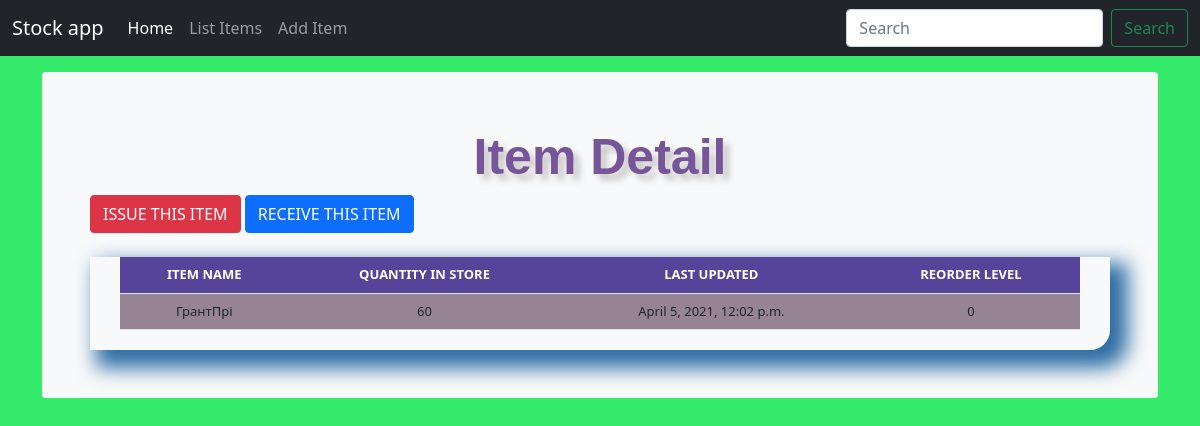
The page /item_detail/19/ on the database its author committed.
### itemstore/models.py (models this page shows, shortened)
class Stock(models.Model):
    category = models.ForeignKey(Category, on_delete=models.CASCADE, blank=True)
    item_name = models.CharField(max_length=200, blank=True, null=True)
    quantity = models.IntegerField(default="0", blank=True, null=True)
    receive_quantity = models.IntegerField(default='0', blank=True, null=True)
    receive_by = models.CharField(max_length=50, blank=True, null=True)
    issue_quantity = models.IntegerField(default='0', blank=True, null=True)
    issue_by = models.CharField(max_length=50, blank=True, null=True)
    issue_to = models.CharField(max_length=50, blank=True, null=True)
    phone_number = models.CharField(max_length=50, blank=True, null=True)
    created_by = models.CharField(max_length=50, blank=True, null=True)
    reorder_level = models.IntegerField(default='0', blank=True, null=True)
    last_updated = models.DateTimeField(auto_now_add=False, auto_now=True)
    created_time = models.DateTimeField(auto_now_add=True, auto_now=False)

### itemstore/views.py (the view)
# urls.py: path('item_detail/<str:pk>/', views.item_detail, name="item_detail"),
def item_detail(request, pk):
    items = Stock.objects.get(id=pk)
    context = {
        "title": items.item_name,
        "items": items,
        "h1": "Item Detail"
    }
    return render(request, "itemstore/item_detail.html", context)

### itemstore/templates/itemstore/item_detail.html (shortened to what this page needs)
{% load static %}
{% load crispy_forms_tags %}
<!DOCTYPE html>
<html lang="en">
  <head>
<link href="https://cdn.jsdelivr.net/npm/bootstrap@5.0.0-beta3/dist/css/bootstrap.min.css" rel="stylesheet">
<link type="text/css" href="{%static 'itemstore/css/style.css' %}" rel="stylesheet"/>
    <link href="{% static 'itemstore/css/navbar-top-fixed.css'%}" rel="stylesheet">
  </head>
  <body>
{% include 'itemstore/navbar.html' %}
<main class="container">
  <div class="bg-light p-5 rounded">
    <div class="header">{{h1}}</div>
      <a href="{% url 'issue_items' items.id %}"><div class='btn btn-danger'>ISSUE THIS ITEM</div></a>
      <a href="{% url 'receive_items' items.id %}"><div class='btn btn-primary'>RECEIVE THIS ITEM</div></a>
      <br><br>
        <div class="display_table">
            <table class='table'>
                <tr>
                    <th>ITEM NAME</th>
                    <th>QUANTITY IN STORE</th>
                    <th>LAST UPDATED</th>
                    <th>REORDER LEVEL</th>
                </tr>
                <tr>
                    <td>{{items.item_name}}</td>
                    <td>{{items.quantity}}</td>
                    <td>{{items.last_updated}}</td>
                    <td>{{items.reorder_level}}</td>
                </tr>
            </table>
        </div>
  </div>
</main>
  </body>
</html>

### itemstore/static/itemstore/css/style.css (style rules this page uses)
body { background-color: #34eb6b; }
.table { font-size: 13px; text-align: center; width: 95%; margin: auto; text-align: center; }
.table tr:nth-child(odd) { background: #549 }
.table tr:nth-child(even) { background: #968394 }
th { background-color: #999; color: white; }
tr { background-color: #999; }
.display_table { border-bottom-right-radius: 20px; padding-left: 5px; padding-right: 5px; padding-bottom: 20px; box-shadow: 12px 12px 20px 6px #2e6da4; }
.header { font-family: helvetica; color: #759; font-size: 50px; text-align: center; width: 100%; text-shadow: 6px 6px 6px #c9c6c6; display: block; font-weight: bolder; }

### itemstore/static/itemstore/css/navbar-top-fixed.css (style rules this page uses)
body { min-height: 75rem; padding-top: 4.5rem; }

### rows shown on the page
Stock: item_name "ГрантПрі", quantity "60", last_updated "April 5, 2021, 12:02 p.m.", reorder_level "0"

### other values the page prints
{{ h1 }} "Item Detail"
